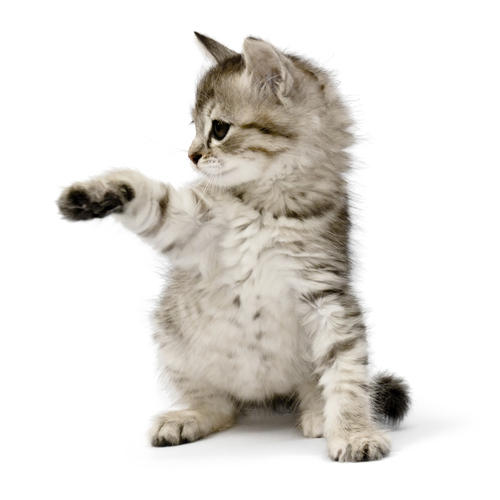
#> input picture cat.jpg, 500 x 500 px, found by its file name
$ python filtro.py
#> lines starting #> are read from the running program, lines starting #| are printed output that depends on the picture; after the words box and inside, x2 and y2 are one past the last pixel; in counts of white or black regions, pixels touching at a corner belong together
import cv2 as cv

im = cv.imread("cat.jpg", 0)
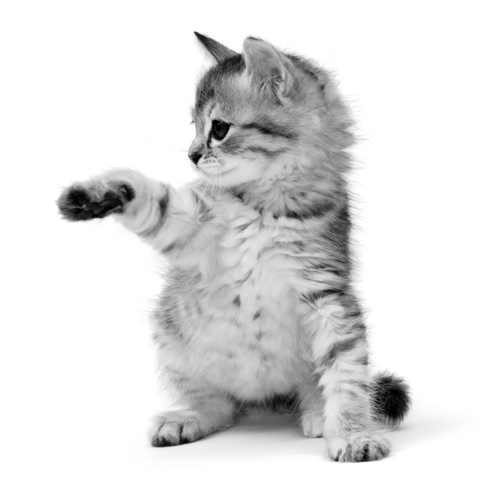
#> im: shape (500, 500); min 0, max 255, mean 223.9

r1, t1 = cv.threshold(im, 250, 255, cv.THRESH_BINARY_INV)
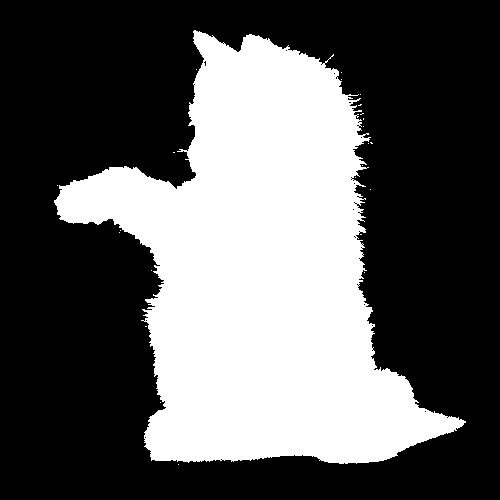
#> t1: shape (500, 500); 36.3% white; 24 white regions (23 under 20 px), largest, box (x1, y1, x2, y2) and area: (54, 30, 466, 464) 90745

cv.imwrite("bolitas_gris.jpg", im)
cv.imwrite("bolitas_um.jpg", t1)

$ run again, with bolitas.jpg copied over cat.jpg
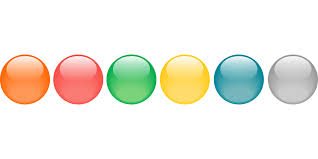
#> input picture bolitas.jpg, 318 x 159 px, found by its file name
#> `im = cv.imread("cat.jpg", 0)`:
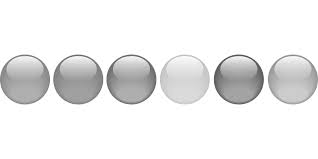
#> im: shape (159, 318); min 71, max 255, mean 236.9
#> `r1, t1 = cv.threshold(im, 250, 255, cv.THRESH_BINARY_INV)`:
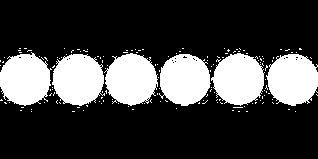
#> t1: shape (159, 318); 25.5% white; 152 white regions (146 under 20 px), largest, box (x1, y1, x2, y2) and area: (104, 53, 158, 106) 2111, (52, 54, 105, 106) 2106, (0, 52, 52, 106) 2097, (211, 53, 265, 106) 2094, (266, 54, 318, 106) 2083, (159, 54, 211, 106) 2057
